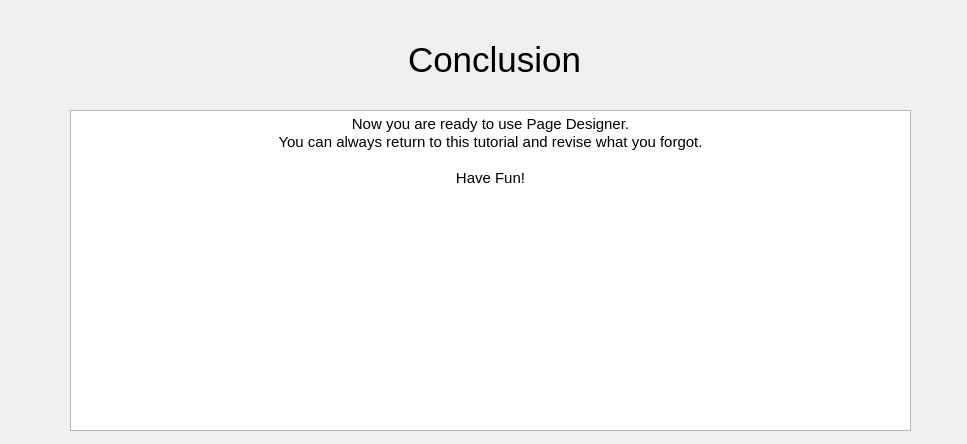
<?xml version="1.0" encoding="UTF-8"?>
<ui version="4.0">
 <class>WizardPage</class>
 <widget class="QWizardPage" name="WizardPage">
  <property name="geometry">
   <rect>
    <x>0</x>
    <y>0</y>
    <width>967</width>
    <height>444</height>
   </rect>
  </property>
  <property name="minimumSize">
   <size>
    <width>967</width>
    <height>444</height>
   </size>
  </property>
  <property name="baseSize">
   <size>
    <width>967</width>
    <height>444</height>
   </size>
  </property>
  <property name="windowTitle">
   <string>Introduction tutorial</string>
  </property>
  <property name="locale">
   <locale language="English" country="UnitedStates"/>
  </property>
  <widget class="QWidget" name="verticalLayoutWidget">
   <property name="geometry">
    <rect>
     <x>20</x>
     <y>20</y>
     <width>951</width>
     <height>80</height>
    </rect>
   </property>
   <layout class="QVBoxLayout" name="verticalLayout">
    <item alignment="Qt::AlignHCenter|Qt::AlignVCenter">
     <widget class="QLabel" name="label_17">
      <property name="font">
       <font>
        <pointsize>26</pointsize>
       </font>
      </property>
      <property name="text">
       <string>Conclusion</string>
      </property>
     </widget>
    </item>
   </layout>
  </widget>
  <widget class="QWidget" name="gridLayoutWidget">
   <property name="geometry">
    <rect>
     <x>70</x>
     <y>110</y>
     <width>841</width>
     <height>321</height>
    </rect>
   </property>
   <layout class="QGridLayout" name="gridLayout">
    <item row="0" column="1">
     <widget class="QTextBrowser" name="textBrowser">
      <property name="html">
       <string>&lt;!DOCTYPE HTML PUBLIC &quot;-//W3C//DTD HTML 4.0//EN&quot; &quot;http://www.w3.org/TR/REC-html40/strict.dtd&quot;&gt;
&lt;html&gt;&lt;head&gt;&lt;meta name=&quot;qrichtext&quot; content=&quot;1&quot; /&gt;&lt;style type=&quot;text/css&quot;&gt;
p, li { white-space: pre-wrap; }
&lt;/style&gt;&lt;/head&gt;&lt;body style=&quot; font-family:'Noto Sans'; font-size:10pt; font-weight:400; font-style:normal;&quot;&gt;
&lt;p align=&quot;center&quot; style=&quot; margin-top:0px; margin-bottom:0px; margin-left:0px; margin-right:0px; -qt-block-indent:0; text-indent:0px;&quot;&gt;&lt;span style=&quot; font-size:11pt;&quot;&gt;Now you are ready to use Page Designer.&lt;/span&gt;&lt;/p&gt;
&lt;p align=&quot;center&quot; style=&quot; margin-top:0px; margin-bottom:0px; margin-left:0px; margin-right:0px; -qt-block-indent:0; text-indent:0px;&quot;&gt;&lt;span style=&quot; font-size:11pt;&quot;&gt;You can always return to this tutorial and revise what you forgot.&lt;/span&gt;&lt;/p&gt;
&lt;p align=&quot;center&quot; style=&quot;-qt-paragraph-type:empty; margin-top:0px; margin-bottom:0px; margin-left:0px; margin-right:0px; -qt-block-indent:0; text-indent:0px; font-size:11pt;&quot;&gt;&lt;br /&gt;&lt;/p&gt;
&lt;p align=&quot;center&quot; style=&quot; margin-top:0px; margin-bottom:0px; margin-left:0px; margin-right:0px; -qt-block-indent:0; text-indent:0px;&quot;&gt;&lt;span style=&quot; font-size:11pt;&quot;&gt;Have Fun!&lt;/span&gt;&lt;/p&gt;&lt;/body&gt;&lt;/html&gt;</string>
      </property>
     </widget>
    </item>
   </layout>
  </widget>
 </widget>
 <resources/>
 <connections/>
</ui>
